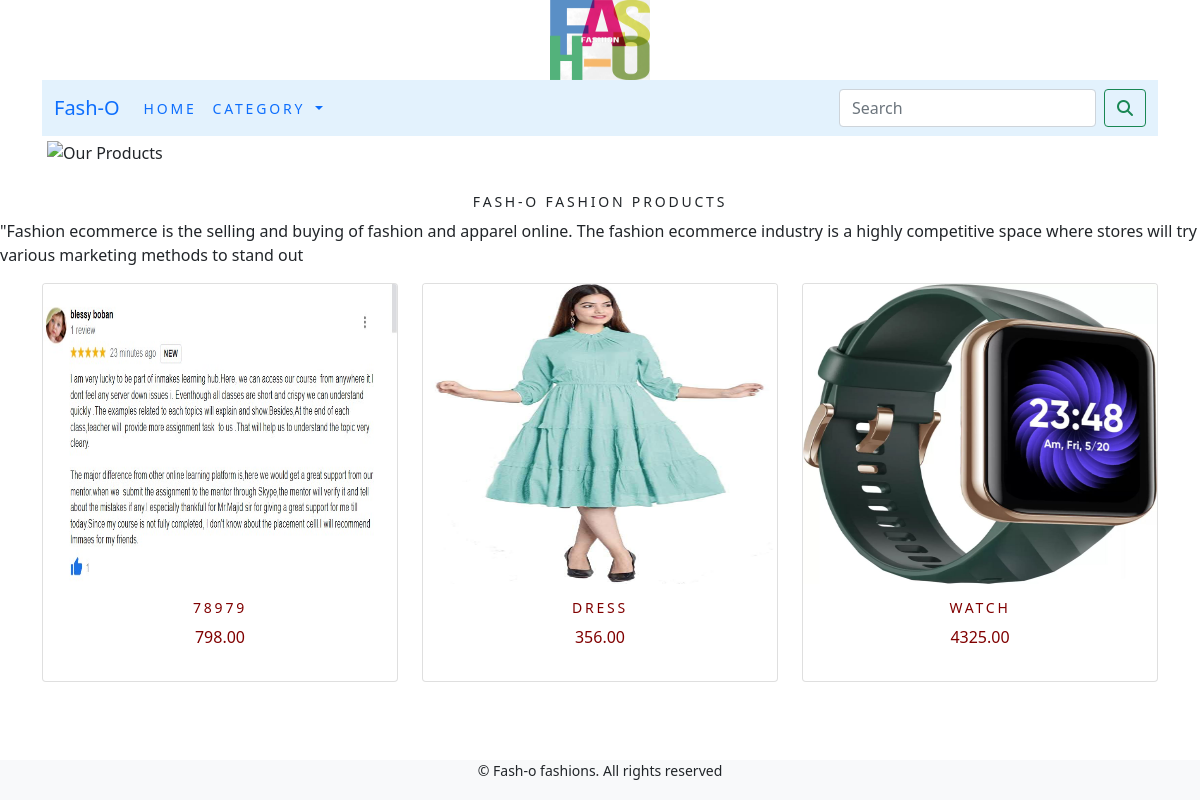
/home/, run on the app's committed database.
### ecomapp/models.py (models this page shows, shortened)
class Product(models.Model):
    name = models.CharField(max_length=200, unique=True)
    description = models.TextField(blank=True)
    price = models.DecimalField(max_digits=10, decimal_places=2)
    image = models.ImageField(upload_to='products', blank=True)
    stock = models.IntegerField()
    available = models.BooleanField(default=True)
    created = models.DateTimeField(auto_now_add=True)
    updated = models.DateTimeField(auto_now=True)
    class Meta:
        ordering = ('name',)
        verbose_name = 'product'
        verbose_name_plural = 'products'

### ecomapp/views.py (the view)
# urls.py: path('home/', views.allProdCat, name='allProdCat'),
def allProdCat(request,):
    c_page = None
    products_list = Product.objects.all().filter(available=True)
    paginator=Paginator(products_list,6)
    try:
        page=int(request.GET.get('page', '1'))
    except:
        page= 1
    try:
        products=paginator.page(page)
    except  (InvalidPage, EmptyPage):
        products= paginator.page(paginator.num_pages)
    return render(request, "category.html", {'category': c_page, 'products': products})

### cart/context_processors.py (called while the page is built)
def counter(request):
    item_count = 0
    if 'admin' in request.path:
        return {}
    else:
        try:
            cart = Cart.objects.filter(cart_id=_cart_id(request))
            kart_items = CartItem.objects.all().filter(cart=cart[:1])
            for cart_item in kart_items:
                item_count += cart_item.quantity
        except  Cart.DoesNotExist:
            item_count = 0
    return dict(item_count=item_count)

### cart/views.py (called while the page is built)
def _cart_id(request):
    cart = request.session.session_key
    if not cart:
        cart = request.session.create()
    return cart

### templates/category.html (shortened to what this page needs)
{%  extends  'base.html'  %}
{%  load static  %}
{%  block content  %}
                <img  class="my_image   my_image_padding" src="{%  static  'img/GXGHXJG.png'  %}"  alt="Our Products"  style="width:100%;height:500px;">
</div>
<br>
<div>
    <h1 class="text-center  my_title">Fash-O Fashion Products</h1>
    <p class="text-justify">"Fashion ecommerce is the selling and buying of fashion and apparel online. The fashion ecommerce industry is a highly competitive space where stores will try various marketing methods to stand out</p>
</div>
<div  class="container">
    <div  class="row  mx_auto">
        {%  for product in  products  %}
        <div  class="my_bottom_margin  col-9  col-sm-12  col-md-12  col-lg-4">
            <div  class="card  text-center"  style="min-width:16rem;">
                <a href="{% url 'ecomapp:ProCatDetail' product.id %}"><img class="card-img-top   my_image"  src="{{product.image.url}}"  style="height:300px;"  alt="{{product.name}}"></a>
                <div  class="card-body"  style="color:maroon;">
                    <h4>{{product.name}}</h4>
                    <p>{{product.price}}</p>
                </div>
            </div>
        </div>
        {%   endfor  %}
    </div>
</div>
{%  endblock  %}

### static/css/custom.css (style rules this page uses)
.my_image { width : 100%; height : auto; }
.my_title { font-size : 14px; text-transform : uppercase; letter-spacing : .2em; }
.my_image_padding { padding:5px }
.my_bottom_margin { margin-bottom : 10px; }
.card-body h4 { font-size : 14px; text-transform : uppercase; letter-spacing : .2em; }

### data on the page
Product: image (picture), name "78979", price "798.00"
Product: image (picture), name "DRESS", price "356.00"
Product: image (picture), name "WATCH", price "4325.00"
